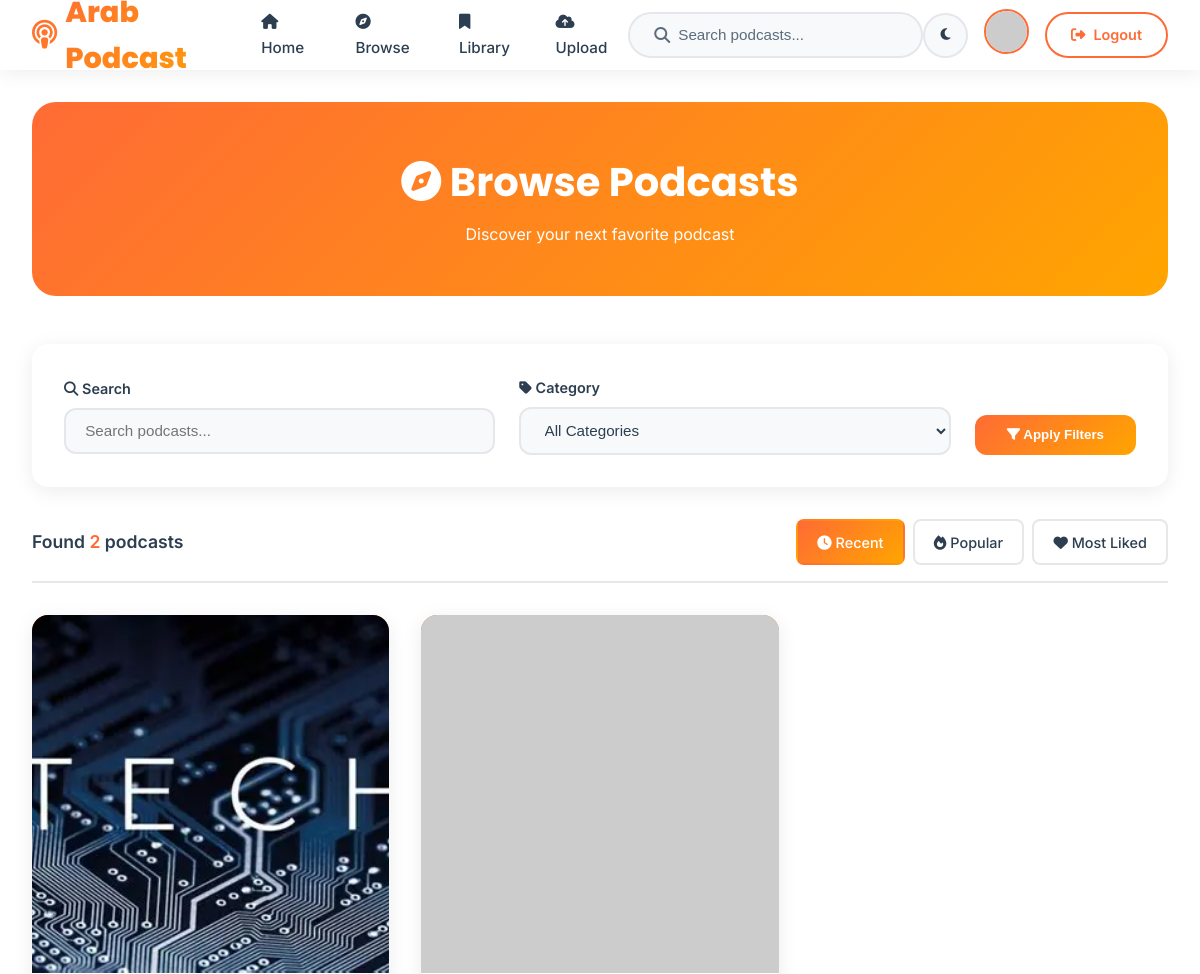
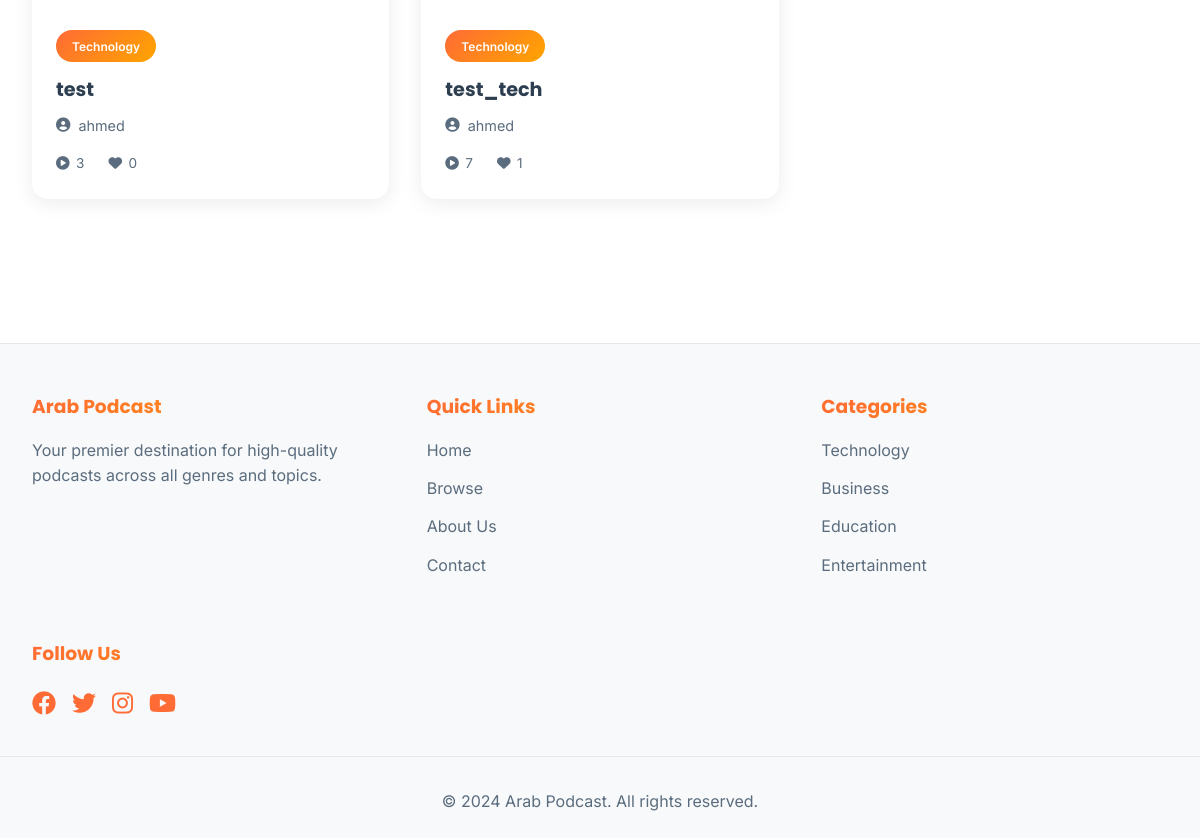
Screenshot of /browse (signed in) with the database file from the repository (2 pictures, top to bottom).
### tables this page shows
CREATE TABLE podcasts (
            id INTEGER PRIMARY KEY AUTOINCREMENT,
            title TEXT NOT NULL,
            description TEXT,
            audio_file TEXT NOT NULL,
            cover_image TEXT DEFAULT 'default-cover.jpg',
            duration INTEGER DEFAULT 0,
            category_id INTEGER,
            user_id INTEGER NOT NULL,
            plays INTEGER DEFAULT 0,
            likes INTEGER DEFAULT 0,
            created_at TIMESTAMP DEFAULT CURRENT_TIMESTAMP,
            FOREIGN KEY (category_id) REFERENCES categories (id),
            FOREIGN KEY (user_id) REFERENCES users (id)
        );

CREATE TABLE categories (
            id INTEGER PRIMARY KEY AUTOINCREMENT,
            name TEXT UNIQUE NOT NULL,
            description TEXT,
            icon TEXT,
            created_at TIMESTAMP DEFAULT CURRENT_TIMESTAMP
        );

CREATE TABLE users (
            id INTEGER PRIMARY KEY AUTOINCREMENT,
            username TEXT UNIQUE NOT NULL,
            email TEXT UNIQUE NOT NULL,
            password TEXT NOT NULL,
            full_name TEXT,
            bio TEXT,
            profile_image TEXT DEFAULT 'default-avatar.png',
            is_admin BOOLEAN DEFAULT 0,
            is_creator BOOLEAN DEFAULT 0,
            created_at TIMESTAMP DEFAULT CURRENT_TIMESTAMP
        );

### app.py (the view)
@app.route('/browse')
def browse():
    conn = get_db()
    category_id = request.args.get('category')
    search_query = request.args.get('q', '')
    sort_by = request.args.get('sort', 'recent')
    query = '''
        SELECT p.*, u.username, u.full_name, c.name as category_name,
               (SELECT COUNT(*) FROM favorites WHERE podcast_id = p.id) as favorites_count
        FROM podcasts p
        LEFT JOIN users u ON p.user_id = u.id
        LEFT JOIN categories c ON p.category_id = c.id
        WHERE 1=1
    '''
    params = []
    if category_id:
        query += ' AND p.category_id = ?'
        params.append(category_id)
    if search_query:
        query += ' AND (p.title LIKE ? OR p.description LIKE ? OR u.username LIKE ?)'
        search_param = f'%{search_query}%'
        params.extend([search_param, search_param, search_param])
    if sort_by == 'recent':
        query += ' ORDER BY p.created_at DESC'
    elif sort_by == 'popular':
        query += ' ORDER BY p.plays DESC'
    elif sort_by == 'liked':
        query += ' ORDER BY favorites_count DESC'
    podcasts = conn.execute(query, params).fetchall()
    categories = conn.execute('SELECT * FROM categories ORDER BY name').fetchall()
    conn.close()
    return render_template('browse.html',
                           podcasts=podcasts,
                           categories=categories,
                           selected_category=category_id,
                           search_query=search_query,
                           sort_by=sort_by,
                           user=get_current_user())

### app.py (called while the page is built)
def get_current_user():
    if 'user_id' in session:
        conn = get_db()
        user = conn.execute('SELECT * FROM users WHERE id = ?', (session['user_id'],)).fetchone()
        conn.close()
        return user
    return None

### database.py (called while the page is built)
def get_db():
    conn = sqlite3.connect(DATABASE_NAME)
    conn.row_factory = sqlite3.Row
    return conn

### templates/browse.html (shortened to what this page needs)
{% extends "base.html" %}
{% block content %}
<div class="container">
    <div class="browse-header">
        <h1><i class="fas fa-compass"></i> Browse Podcasts</h1>
        <p>Discover your next favorite podcast</p>
    </div>
    <form action="{{ url_for('browse') }}" method="get">
        <div class="browse-controls">
            <div class="filter-group">
                <label for="search"><i class="fas fa-search"></i> Search</label>
                <input type="text" id="search" name="q" class="filter-input"
                       placeholder="Search podcasts..." value="{{ search_query }}">
            </div>
            <div class="filter-group">
                <label for="category"><i class="fas fa-tag"></i> Category</label>
                <select id="category" name="category" class="filter-select">
                    <option value="">All Categories</option>
                </select>
            </div>
            <button type="submit" class="btn-filter">
                <i class="fas fa-filter"></i> Apply Filters
            </button>
        </div>
    </form>
    <div class="results-info">
        <div class="results-count">
            Found <span>{{ podcasts|length }}</span> podcasts
        </div>
        <div class="sort-options">
            <a href="{{ url_for('browse', q=search_query, category=selected_category, sort='recent') }}"
               class="sort-btn {% if sort_by == 'recent' %}active{% endif %}">
                <i class="fas fa-clock"></i> Recent
            </a>
            <a href="{{ url_for('browse', q=search_query, category=selected_category, sort='popular') }}"
               class="sort-btn {% if sort_by == 'popular' %}active{% endif %}">
                <i class="fas fa-fire"></i> Popular
            </a>
            <a href="{{ url_for('browse', q=search_query, category=selected_category, sort='liked') }}"
               class="sort-btn {% if sort_by == 'liked' %}active{% endif %}">
                <i class="fas fa-heart"></i> Most Liked
            </a>
        </div>
    </div>
    {% if podcasts %}
    <div class="podcast-grid">
        {% for podcast in podcasts %}
        <a href="{{ url_for('podcast_detail', podcast_id=podcast.id) }}" class="podcast-card">
            <img src="{{ url_for('static', filename='covers/' + podcast.cover_image) }}"
                 alt="{{ podcast.title }}" class="podcast-cover"
                 onerror="this.src='https://via.placeholder.com/400x400/FF6B35/ffffff?text={{ podcast.title[0] }}'">
            <div class="podcast-info">
                {% if podcast.category_name %}
                <span class="podcast-category">{{ podcast.category_name }}</span>
                {% endif %}
                <h3 class="podcast-title">{{ podcast.title }}</h3>
                <p class="podcast-author">
                    <i class="fas fa-user-circle"></i>
                    {{ podcast.full_name or podcast.username }}
                </p>
                <div class="podcast-stats">
                    <span><i class="fas fa-play-circle"></i> {{ podcast.plays }}</span>
                    <span><i class="fas fa-heart"></i> {{ podcast.favorites_count }}</span>
                </div>
            </div>
        </a>
        {% endfor %}
    </div>
    {% else %}
    <div class="no-results">
        <i class="fas fa-search"></i>
        <h3>No Podcasts Found</h3>
        <p>Try adjusting your search or filters</p>
    </div>
    {% endif %}
</div>
{% endblock %}

### templates/base.html (style rules this page uses)
* { margin: 0; padding: 0; box-sizing: border-box; }
:root { --primary-light: #FF6B35; --primary-dark: #FF8C42; --secondary-light: #FFB800; --accent-light: #FFA500; --bg-light: #FFFFFF; --bg-secondary-light: #F8F9FA; --text-light: #2C3E50; --text-secondary-light: #5A6C7D; --border-light: #E5E7EB; --shadow-light: rgba(0, 0, 0, 0.08); --primary-dark-theme: #1A1A1A; --secondary-dark-theme: #2D2D2D; --accent-gold: #FFD700; --accent-gold-light: #FFC107; --text-dark: #FFFFFF; --text-secondary-dark: #B8B8B8; --border-dark: #404040; --shadow-dark: rgba(255, 215, 0, 0.1); }
body { font-family: 'Inter', sans-serif; background: var(--bg-light); color: var(--text-light); line-height: 1.6; transition: all 0.3s ease; }
h1, h2, h3, h4, h5, h6 { font-family: 'Poppins', sans-serif; font-weight: 700; }
.container { max-width: 1400px; margin: 0 auto; padding: 0 2rem; }

### templates/browse.html (style rules this page uses)
.browse-header { text-align: center; padding: 3rem 0; background: linear-gradient(135deg, var(--primary-light), var(--accent-light)); border-radius: 24px; margin-bottom: 3rem; color: white; }
.browse-header h1 { font-size: 2.5rem; margin-bottom: 0.5rem; }
.browse-controls { background: var(--bg-light); padding: 2rem; border-radius: 16px; margin-bottom: 2rem; box-shadow: 0 4px 20px var(--shadow-light); display: flex; gap: 1.5rem; flex-wrap: wrap; align-items: center; }
.filter-group { flex: 1; min-width: 200px; }
.filter-group label { display: block; margin-bottom: 0.5rem; font-weight: 600; color: var(--text-light); font-size: 0.9rem; }
.filter-select, .filter-input { width: 100%; padding: 0.8rem 1.2rem; border: 2px solid var(--border-light); border-radius: 12px; background: var(--bg-secondary-light); color: var(--text-light); font-size: 0.95rem; transition: all 0.3s ease; }
.btn-filter { padding: 0.8rem 2rem; background: linear-gradient(135deg, var(--primary-light), var(--accent-light)); color: white; border: none; border-radius: 12px; font-weight: 600; cursor: pointer; transition: all 0.3s ease; align-self: flex-end; white-space: nowrap; }
.results-info { display: flex; justify-content: space-between; align-items: center; margin-bottom: 2rem; padding-bottom: 1rem; border-bottom: 2px solid var(--border-light); }
.results-count { font-size: 1.1rem; font-weight: 600; color: var(--text-light); }
.results-count span { color: var(--primary-light); }
.sort-options { display: flex; gap: 0.5rem; }
.sort-btn { padding: 0.6rem 1.2rem; border: 2px solid var(--border-light); background: var(--bg-light); color: var(--text-light); border-radius: 8px; font-weight: 500; cursor: pointer; transition: all 0.3s ease; text-decoration: none; font-size: 0.9rem; }
.sort-btn.active { background: linear-gradient(135deg, var(--primary-light), var(--accent-light)); color: white; border-color: transparent; }
.podcast-grid { display: grid; grid-template-columns: repeat(auto-fill, minmax(280px, 1fr)); gap: 2rem; margin-bottom: 3rem; }
.podcast-card { background: var(--bg-light); border-radius: 16px; overflow: hidden; box-shadow: 0 4px 20px var(--shadow-light); transition: all 0.3s ease; cursor: pointer; text-decoration: none; color: inherit; display: block; }
.podcast-cover { width: 100%; aspect-ratio: 1; object-fit: cover; background: linear-gradient(135deg, var(--primary-light), var(--accent-light)); }
.podcast-info { padding: 1.5rem; }
.podcast-category { display: inline-block; padding: 0.4rem 1rem; background: linear-gradient(135deg, var(--primary-light), var(--accent-light)); color: white; border-radius: 20px; font-size: 0.75rem; font-weight: 600; margin-bottom: 0.8rem; }
.podcast-title { font-size: 1.2rem; font-weight: 700; margin-bottom: 0.5rem; display: -webkit-box; -webkit-line-clamp: 2; -webkit-box-orient: vertical; overflow: hidden; }
.podcast-author { color: var(--text-secondary-light); font-size: 0.9rem; margin-bottom: 1rem; display: flex; align-items: center; gap: 0.5rem; }
.podcast-stats { display: flex; gap: 1.5rem; font-size: 0.85rem; color: var(--text-secondary-light); }
.podcast-stats span { display: flex; align-items: center; gap: 0.4rem; }

### rows the page displays
podcasts: cover_image+title (picture), category_name "Technology", title "test", full_name "ahmed", plays "3", favorites_count "0"
podcasts: category_name "Technology", title "test_tech", full_name "ahmed", plays "7", favorites_count "1"

### other values shown
{{ podcasts|length }} "2"
